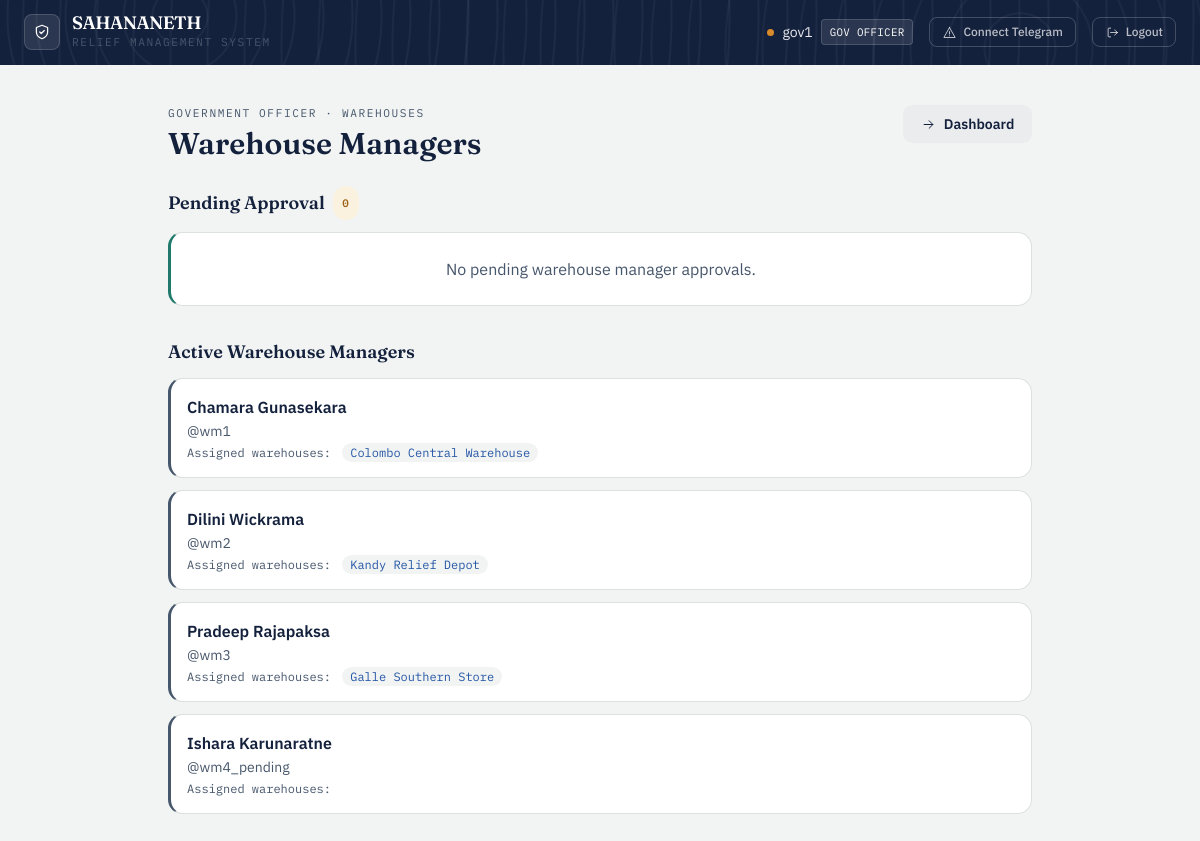
The app's page /gov/warehouse-managers (signed in) with its own data.
### app/models/user.py (models this page shows, shortened)
class User(UserMixin, db.Model):
    __tablename__ = 'users'
    id = db.Column(db.Integer, primary_key=True)
    username = db.Column(db.String(80), unique=True, nullable=False)
    full_name = db.Column(db.String(150), nullable=True)
    password_hash = db.Column(db.String(256), nullable=False)
    role_level = db.Column(
    db.Enum('super_admin', 'gov_officer', 'field_officer',
            'warehouse_manager', 'citizen',
            name='user_role_enum'),
    nullable=False
)
    status = db.Column(
        db.Enum('pending', 'active', 'needs_verification', 'verified', 'rejected',name='user_status_enum'),
        default='pending',
        nullable=False
    )
    assigned_node_id = db.Column(db.Integer, nullable=True)
    created_at = db.Column(db.DateTime, default=datetime.utcnow)
    telegram_chat_id = db.Column(db.String(64), unique=True, nullable=True)
    telegram_linked_at = db.Column(db.DateTime, nullable=True)
    notify_opt_in = db.Column(db.Boolean, default=True, nullable=False)
    country = db.Column(db.String(100), nullable=True)
    region = db.Column(db.String(100), nullable=True)   # state / province / district
    city = db.Column(db.String(100), nullable=True)
    latitude = db.Column(db.Float, nullable=True)
    longitude = db.Column(db.Float, nullable=True)
    location_updated_at = db.Column(db.DateTime, nullable=True)
    @property
    def telegram_linked(self):
        return self.telegram_chat_id is not None

### app/models/warehouse_assignment.py (models this page shows, shortened)
class WarehouseAssignment(db.Model):
    __tablename__ = 'warehouse_assignments'
    id = db.Column(db.Integer, primary_key=True)
    user_id = db.Column(db.Integer, db.ForeignKey('users.id'), nullable=False)
    warehouse_id = db.Column(db.Integer, db.ForeignKey('warehouses.id'), nullable=False)
    assigned_at = db.Column(db.DateTime, default=datetime.utcnow)
    assigned_by_id = db.Column(db.Integer, db.ForeignKey('users.id'), nullable=True)
    user = db.relationship('User', foreign_keys=[user_id], backref='warehouse_assignments')
    warehouse = db.relationship('Warehouse', back_populates='assignments')
    assigned_by = db.relationship('User', foreign_keys=[assigned_by_id])

### app/models/warehouse.py (models this page shows, shortened)
class Warehouse(db.Model):
    __tablename__ = 'warehouses'
    id = db.Column(db.Integer, primary_key=True)
    warehouse_name = db.Column(db.String(150), nullable=False)
    latitude = db.Column(db.Float, nullable=True)
    longitude = db.Column(db.Float, nullable=True)
    address = db.Column(db.String(255), nullable=True)
    status = db.Column(
        db.Enum('pending_approval', 'active', 'inactive',
                name='warehouse_status_enum'),
        default='pending_approval',
        nullable=False
    )
    created_by_id = db.Column(db.Integer, db.ForeignKey('users.id'), nullable=True)
    approved_by_id = db.Column(db.Integer, db.ForeignKey('users.id'), nullable=True)
    created_at = db.Column(db.DateTime, default=datetime.utcnow)
    created_by = db.relationship('User', foreign_keys=[created_by_id],
                                 backref='created_warehouses')
    approved_by = db.relationship('User', foreign_keys=[approved_by_id],
                                  backref='approved_warehouses')
    inventory = db.relationship('InventoryStock', backref='warehouse',
                                cascade='all, delete-orphan')
    assignments = db.relationship('WarehouseAssignment', back_populates='warehouse',
                              cascade='all, delete-orphan')

### app/routes/gov_officer.py (the view)
@gov_bp.route('/warehouse-managers')
@login_required
@role_required('gov_officer')
@active_required
def warehouse_managers():
    from app.models.warehouse_assignment import WarehouseAssignment
    from app.models.warehouse import Warehouse
    pending_wm = User.query.filter_by(
        role_level='warehouse_manager',
        status='pending'
    ).all()
    active_wm = User.query.filter_by(
        role_level='warehouse_manager',
        status='active'
    ).all()
    warehouses = Warehouse.query.all()
    return render_template('gov_officer/warehouse_managers.html',
                           pending_wm=pending_wm,
                           active_wm=active_wm,
                           warehouses=warehouses)

### app/models/user.py (called while the page is built)
@login_manager.user_loader
def load_user(user_id):
    return User.query.get(int(user_id))

### app/utils.py (called while the page is built)
def role_required(*roles):
    def decorator(f):
        @wraps(f)
        def decorated_function(*args, **kwargs):
            if not current_user.is_authenticated:
                abort(401)
            if current_user.role_level not in roles:
                abort(403)
            return f(*args, **kwargs)
        return decorated_function
    return decorator

def active_required(f):
    @wraps(f)
    def decorated_function(*args, **kwargs):
        if not current_user.is_authenticated:
            abort(401)
        if current_user.status == 'pending':
            flash('Your account is pending approval. Please wait.', 'warning')
            return redirect(url_for('auth.pending'))
        if current_user.status == 'rejected':
            flash('Your account has been rejected. Contact admin.', 'danger')
            return redirect(url_for('auth.login'))
        return f(*args, **kwargs)
    return decorated_function

### app/templates/gov_officer/warehouse_managers.html (shortened to what this page needs)
{% extends "base.html" %}
{% block content %}
<div class="mx-auto mt-10 max-w-4xl px-4 pb-16">
    <div class="mb-6 flex flex-wrap items-start justify-between gap-3">
        <div>
            <div class="eyebrow">Government Officer · Warehouses</div>
            <h1 class="mt-1 font-display text-3xl font-semibold text-ink">Warehouse Managers</h1>
        </div>
        <a href="/gov/dashboard" class="btn-ghost inline-flex items-center gap-2">
            <svg class="icon" style="width:15px;height:15px"><use href="#icon-arrow-right"/></svg>
            Dashboard
        </a>
    </div>
    <h2 class="mb-3 flex items-center gap-2 font-display text-lg font-semibold text-ink">
        Pending Approval
        <span class="status-pill status-pending">{{ pending_wm|length }}</span>
    </h2>
    {% if pending_wm %}
    <div class="mb-8 space-y-4">
        {% for user in pending_wm %}
        <div class="ledger-card tone-amber p-5">
            <p class="font-semibold text-ink">{{ user.full_name or user.username }}</p>
            <p class="mt-0.5 text-sm text-slate">@{{ user.username }}</p>
            <p class="mt-1 text-xs font-mono text-slate">
                Registered: {{ user.created_at.strftime('%Y-%m-%d %H:%M') }}
            </p>
            <form method="POST" action="/gov/approve/warehouse-manager/{{ user.id }}"
                class="mt-3 space-y-2">
                <div>
                    <label class="mb-1 block text-xs font-medium uppercase tracking-wide text-slate">
                        Assign Warehouses (max 3)
                    </label>
                    <div class="space-y-1">
                        {% for warehouse in warehouses %}
                        <label class="flex items-center gap-2 text-sm text-ink">
                            <input type="checkbox" name="warehouse_ids"
                                value="{{ warehouse.id }}"
                                class="rounded border-line text-civic">
                            {{ warehouse.warehouse_name }}
                        </label>
                        {% endfor %}
                    </div>
                </div>
                <div class="mt-2 flex gap-2">
                    <button type="submit" class="btn-approve inline-flex items-center gap-1.5">
                        <svg class="icon" style="width:14px;height:14px"><use href="#icon-check"/></svg>
                        Approve & Assign
                    </button>
                    <a href="/gov/reject/warehouse-manager/{{ user.id }}" class="btn-danger inline-flex items-center gap-1.5">
                        <svg class="icon" style="width:14px;height:14px"><use href="#icon-x"/></svg>
                        Reject
                    </a>
                </div>
            </form>
        </div>
        {% endfor %}
    </div>
    {% else %}
    <div class="ledger-card tone-relief p-6 text-center text-slate mb-8">
        No pending warehouse manager approvals.
    </div>
    {% endif %}
    <h2 class="mb-3 font-display text-lg font-semibold text-ink">Active Warehouse Managers</h2>
    {% if active_wm %}
    <div class="space-y-3">
        {% for user in active_wm %}
        <div class="ledger-card tone-slate p-4">
            <p class="font-semibold text-ink">{{ user.full_name or user.username }}</p>
            <p class="mt-0.5 text-sm text-slate">@{{ user.username }}</p>
            <p class="mt-1 text-xs font-mono text-slate">
                Assigned warehouses:
                {% for a in user.warehouse_assignments %}
                <span class="ml-1 rounded-full bg-paper px-2 py-0.5 text-xs text-civic">
                    {{ a.warehouse.warehouse_name }}
                </span>
                {% endfor %}
            </p>
        </div>
        {% endfor %}
    </div>
    {% else %}
    <div class="ledger-card tone-relief p-6 text-center text-slate">
        No active warehouse managers yet.
    </div>
    {% endif %}
</div>
{% endblock %}

### app/templates/base.html (shortened to what this page needs)
<!DOCTYPE html>
<html lang="en">
<head>
    <link rel="stylesheet" href="{{ url_for('static', filename='css/tailwind.css') }}">
</head>
<body class="min-h-screen text-ink">
{% if current_user.is_authenticated %}
<nav class="contour-bg text-white px-6 py-3.5 flex justify-between items-center">
    <div class="flex items-center gap-3">
        <div class="w-9 h-9 rounded-lg bg-white/10 border border-white/15 flex items-center justify-center">
            <svg class="icon text-white"><use href="#icon-shield"/></svg>
        </div>
        <div>
            <div class="font-display font-semibold text-lg leading-none tracking-tight">SAHANANETH</div>
            <div class="eyebrow text-white/50 mt-0.5">Relief Management System</div>
        </div>
    </div>
    <div class="flex gap-4 items-center text-sm">
        <div class="flex items-center gap-2">
            <span class="badge-dot bg-amber"></span>
            <span class="text-white/90">{{ current_user.username }}</span>
            <span class="font-mono text-[0.68rem] tracking-wide uppercase bg-white/10 border border-white/15 px-2 py-0.5 rounded">
                {{ current_user.role_level.replace('_', ' ').title() }}
            </span>
        </div>
        <a href="/auth/telegram/connect" class="flex items-center gap-1.5 text-white/70 hover:text-white border border-white/20 hover:border-white/40 px-3 py-1.5 rounded-lg transition">
            <svg class="icon" style="width:15px;height:15px"><use href="#icon-alert"/></svg>
            <span class="text-xs font-medium">{{ 'Telegram connected' if current_user.telegram_linked else 'Connect Telegram' }}</span>
        </a>
        <a href="/auth/logout" class="flex items-center gap-1.5 text-white/70 hover:text-white border border-white/20 hover:border-white/40 px-3 py-1.5 rounded-lg transition">
            <svg class="icon" style="width:15px;height:15px"><use href="#icon-logout"/></svg>
            <span class="text-xs font-medium">Logout</span>
        </a>
    </div>
</nav>
{% endif %}
<main class="{% block main_class %}{% endblock %}">
    {% block content %}{% endblock %}
</main>
</body>
</html>

### records on screen
User: username "gov1", role_level.replace "GOV OFFICER"
User: full_name "Chamara Gunasekara", username "wm1"
WarehouseAssignment: warehouse.warehouse_name "Colombo Central Warehouse"
User: full_name "Dilini Wickrama", username "wm2"
WarehouseAssignment: warehouse.warehouse_name "Kandy Relief Depot"
User: full_name "Pradeep Rajapaksa", username "wm3"
WarehouseAssignment: warehouse.warehouse_name "Galle Southern Store"
User: full_name "Ishara Karunaratne", username "wm4_pending"

### other values on screen
{{ pending_wm|length }} "0"
